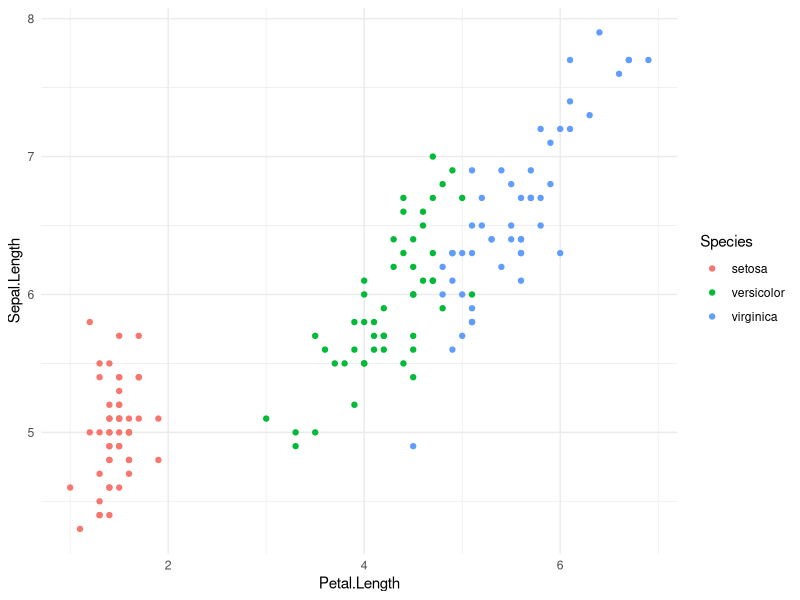

The R source for this figure: (Note: this script raises an error after producing the figure.)
## ---- chunk 1
#| label: setup
#| message: false
library(tidyverse)
library(marginaleffects)
## ---- chunk 2
#| label: fig-iris
#| fig-cap: "Sepal vs. petal length by species"
ggplot(iris, aes(Petal.Length, Sepal.Length, color = Species)) +
  geom_point() +
  theme_minimal()
## ---- chunk 3
m_anc <- lm(Sepal.Length ~ Species + Petal.Length, data = iris)
summary(m_anc)
## ---- chunk 4
avg_comparisons(m_anc, variables = list(Species = "pairwise"))
## ---- chunk 5
m_int <- lm(Sepal.Length ~ Petal.Length * Species, data = iris)
summary(m_int)
anova(m_anc, m_int)
## ---- chunk 6
avg_slopes(m_int, variables = "Petal.Length", by = "Species")
## ---- chunk 7
avg_slopes(m_int, variables = "Petal.Length", by = "Species", hypothesis = "pairwise")
## ---- chunk 8
#| label: fig-int
#| fig-cap: "Model predictions with an interaction"
plot_predictions(m_int, condition = c("Petal.Length", "Species")) +
  theme_minimal()
## ---- chunk 9
tg <- ToothGrowth |> mutate(dose = factor(dose))
m_tg <- lm(len ~ supp * dose, data = tg)
anova(m_tg)
## ---- chunk 10
avg_comparisons(m_tg, variables = "supp", by = "dose")
## ---- chunk 11
avg_predictions(m_tg, by = c("supp", "dose"))
## ---- chunk 12
#| label: fig-tg
#| fig-cap: "Predicted tooth length by supplement and dose"
plot_predictions(m_tg, condition = c("dose", "supp")) +
  theme_minimal()
## ---- chunk 13
avg_comparisons(m_tg, variables = "supp", by = "dose", hypothesis = "b1 = b3")
## ---- chunk 14
m_trees <- lm(Volume ~ Girth + Height, data = trees)
summary(m_trees)
## ---- chunk 15
avg_slopes(m_trees)
## ---- chunk 16
cor(trees$Girth, trees$Height)
